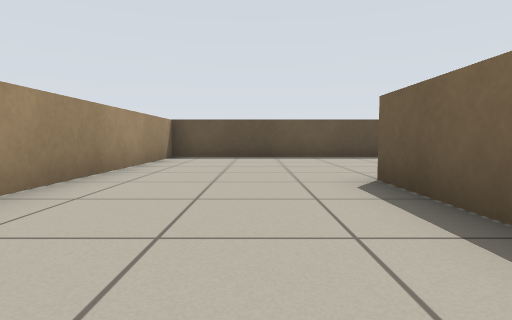
view 1 (above)

24 first-person views from a walk through a world built for the Player/Stage simulator. The camera is 0.5 m above the floor, tilts 4° down and sees 80° across. Floor lines are 1 m apart. The floor is counted in squares, 1 m on a side. Each view is taken from the middle of a square. On the plan, view 1 faces up. The plan holds only what a view shows up to about 9 squares ahead; the rest is blank. The robots in the file are not drawn.

view 2
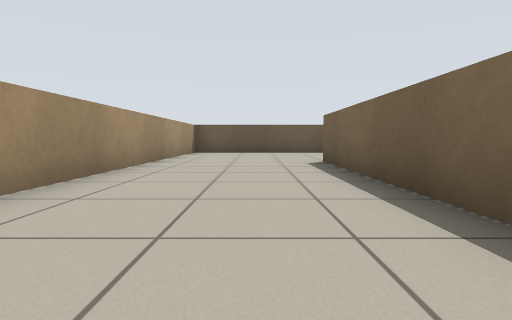

view 3
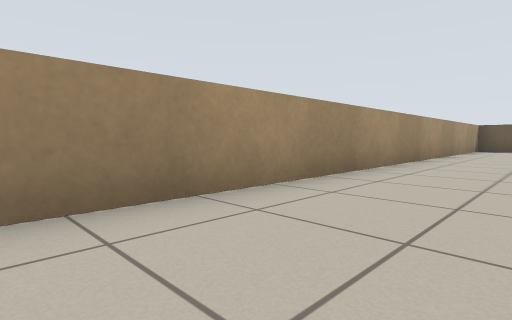

view 4
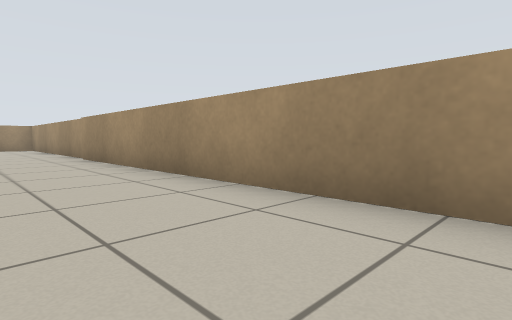

view 5
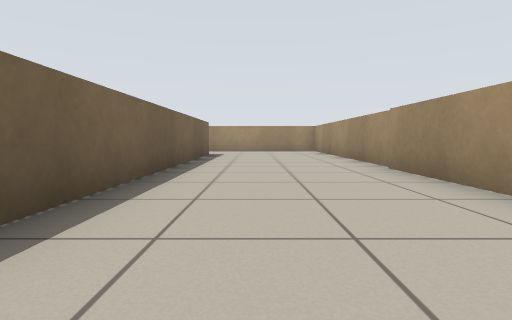

view 6
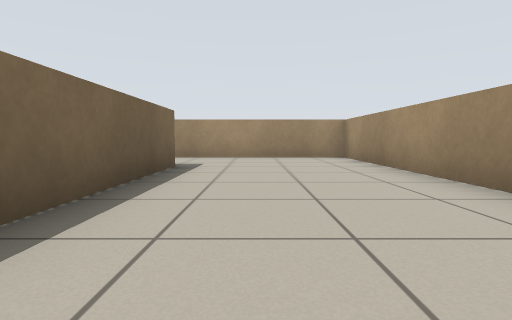

view 7
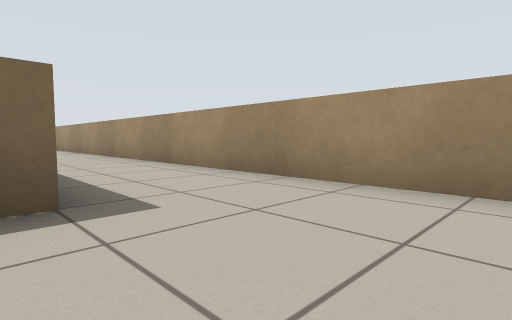

view 8
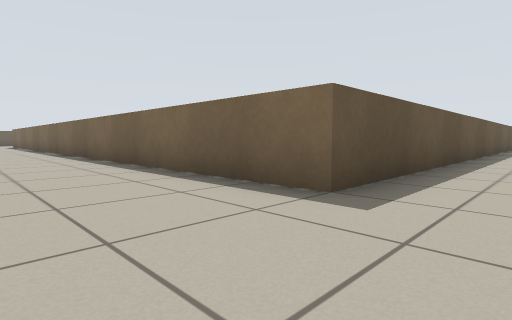

view 9
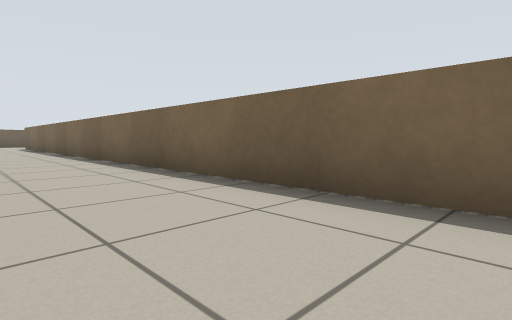

view 10
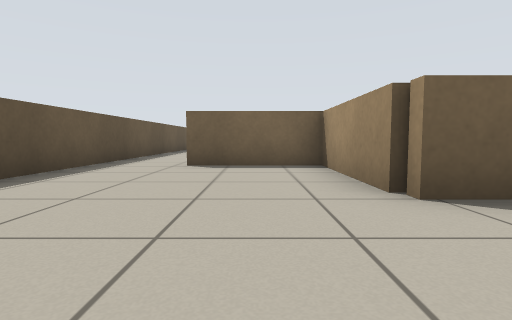

view 11
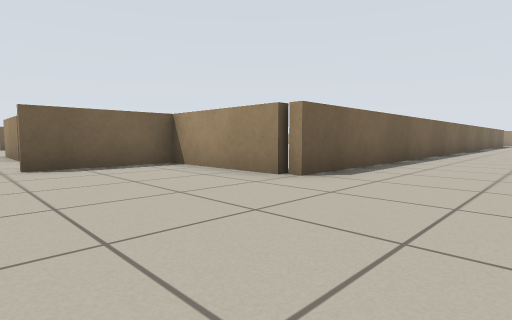

view 12
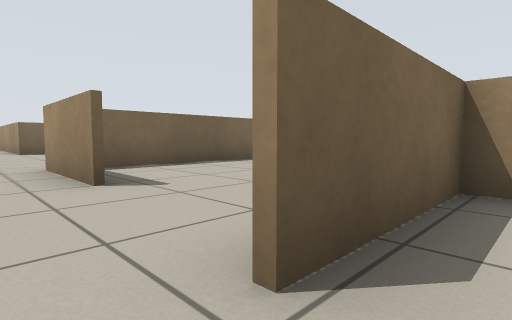

view 13
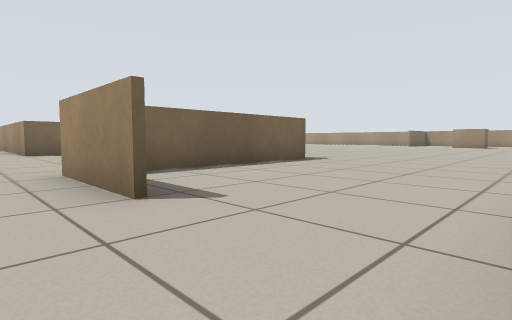

view 14
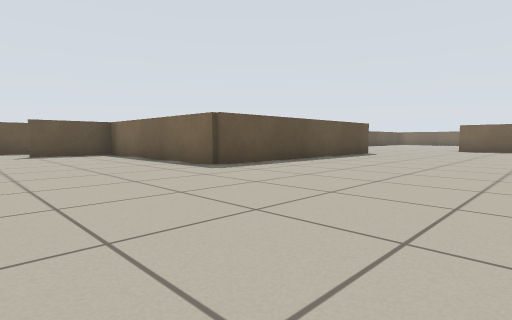

view 15
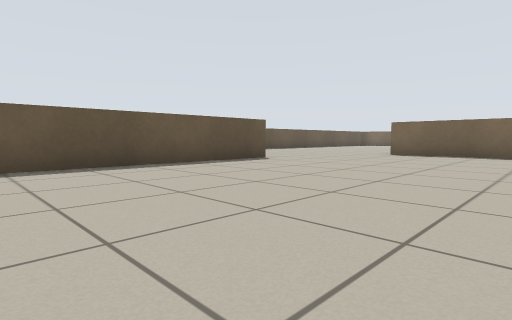

view 16
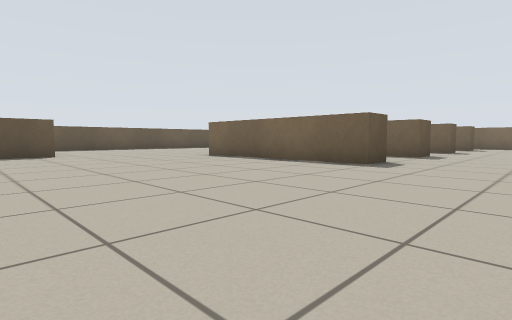

view 17
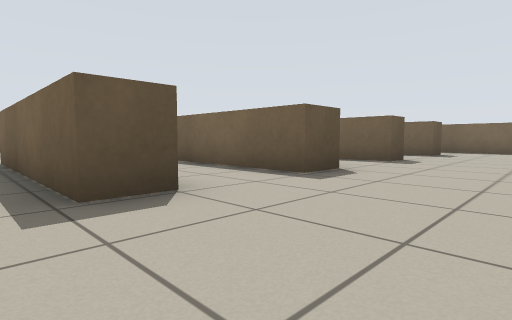

view 18
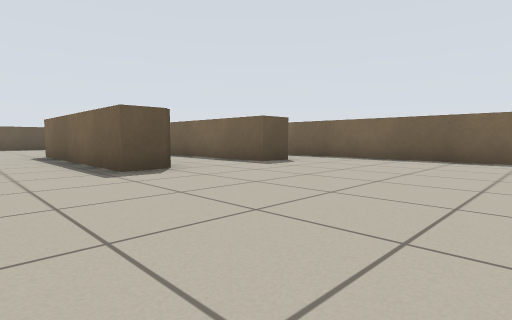

view 19
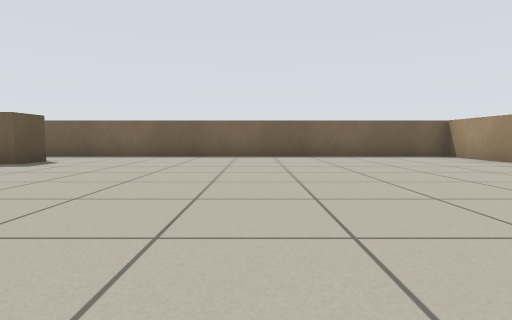

view 20
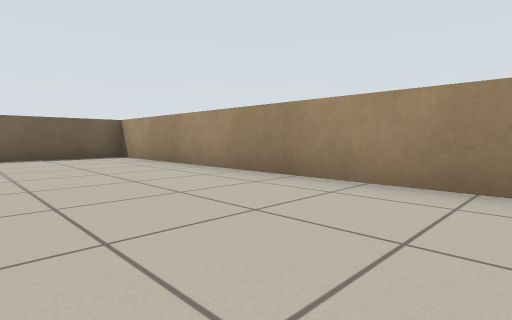

view 21
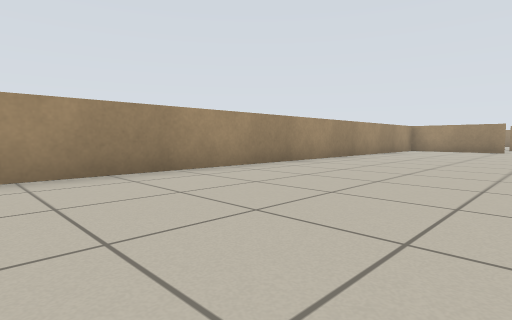

view 22
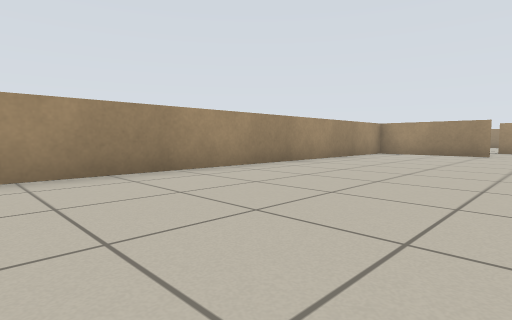

view 23
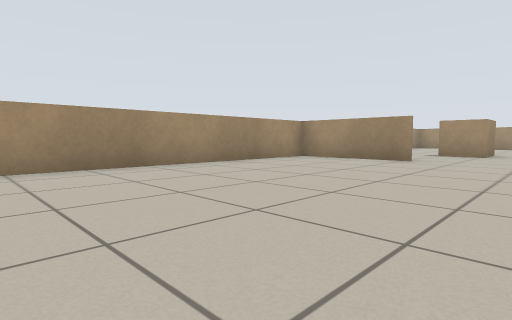

view 24
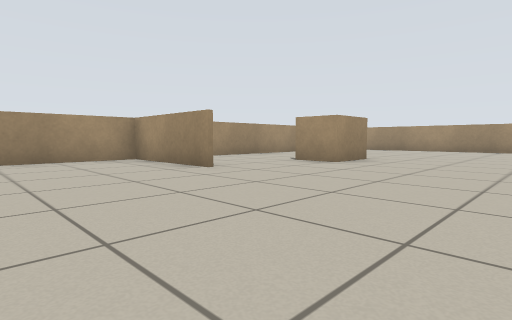

### Floor plan
Points are (right, up) in squares from view 1. A wall is a line through its corners. A room is listed if a view was taken in it or the views show most of it. See-through windows are left out.
Room 1 (views 1, 2, 3, 4, 5, 6, 7, 8, 9, 10, 11, 12, 13)
walls: (10.4, -16.5) (1.5, -16.5) (1.5, 3.8) (4.6, 3.8) (4.6, 6.4); (5.4, 8.1) (-2.2, 8.1) (-2.2, -19.1) (8.6, -19.1)
ways out: opening at (5, 7)
Room 2 (views 14, 15, 16, 17, 18, 19, 20, 21, 22, 23, 24)
walls: (20.6, -6.4) (19.7, -6.4) (19.7, -1.2); (16, 0.6) (9.5, 0.6) (9.5, 5.2); (23.6, -6.4) (22.6, -6.4) (22.6, -2.9); (11.8, -13.2) (11.8, -16.3) (31.5, -16.3) (31.5, -5.1); (7.8, -12.4) (9.2, -12.4) (9.2, -13.5); (26.8, -6.4) (25.8, -6.4) (25.8, -1.2); (9, 5.8) (7.4, 5.8); (29.8, -6.4) (28.8, -6.4) (28.8, -3)
ways out: opening at (6.5, 6)

Positions as (right, up) in squares from view 1, and headings:
1: (0, 0), facing up
2: (0, -3), facing up
3: (0, -6), facing up-left
4: (0, -4), facing down-left
5: (0, -7), facing down
6: (0, -11), facing down
7: (-1, -16), facing down-right
8: (-1, -18), facing up-right
9: (-1, -14), facing up-right
10: (-1, 5), facing right
11: (-1, 7), facing down-right
12: (4, 7), facing down-right
13: (5, 7), facing down-right
14: (6, -4), facing up-right
15: (10, -5), facing up-right
16: (14, -9), facing up-right
17: (19, -9), facing up-right
18: (24, -11), facing up-right
19: (23, -11), facing right
20: (23, -13), facing down-right
21: (25, -12), facing down-left
22: (22, -12), facing down-left
23: (19, -11), facing down-left
24: (15, -9), facing down-left
